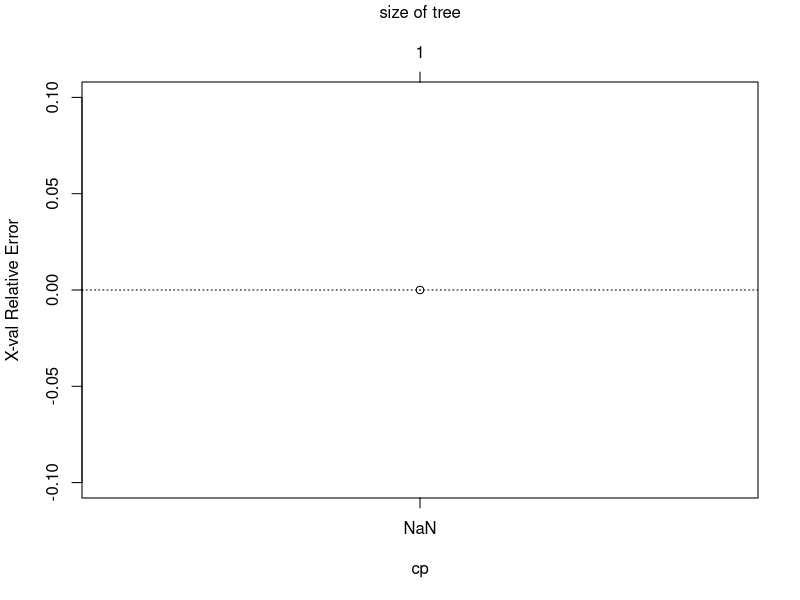

R code for this plot: (Note: this script raises an error after producing the figure.)

library(rpart)
data<-read.table("category.Adjusted.txt",head=T,sep="\t")
# Classification Tree with rpart
# grow tree
data2<-data[,2:dim(data)[2]]

data2[data2<0.3]=0
data2[data2<0.7 & data2 > 0.3 ]=0.5
data2[data2 >0.7]=1




Category<-data[,1]
data<-data.frame(Category,data2)
fit <- rpart(Category ~ cg03567830 + cg05722918 +cg15343119 + cg20530314,method="class", data=data)
#fit <- rpart(Category ~ cg03567830 + cg05722918 +cg15343119 + cg20530314,method="anova", data=data)

printcp(fit) # display the results
plotcp(fit) # visualize cross-validation results
summary(fit) # detailed summary of splits
# plot tree
plot(fit, uniform=TRUE,main="Classification Tree for Methylation")
text(fit, use.n=TRUE, all=TRUE, cex=.8)
# create attractive postscript plot of tree
post(fit, file = "a.ps",title = "Classification Tree for Methylation")

